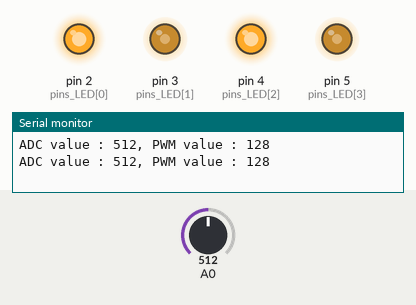
Recording of a sketch running on a simulated Arduino Uno, built with avr-gcc and run on an emulated ATmega328P. On the bench: output pins drawn as LEDs (lit = HIGH), the last lines printed to the serial monitor. The test bench sets the inputs (shaded band); at power-on: A0 = 512.

Above: at 1.8 s.
1.9 s: A0 set to 716
At 2.8 s:
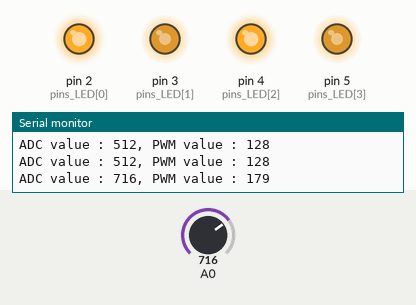
3.5 s: A0 set to 900
At 4.4 s:
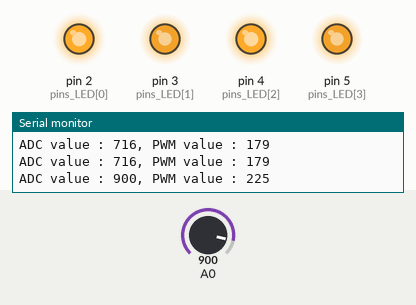
5.5 s: A0 set to 511
At 7.2 s:
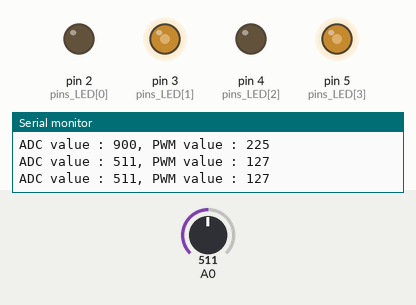
7.5 s: A0 set to 122
At 8.7 s:
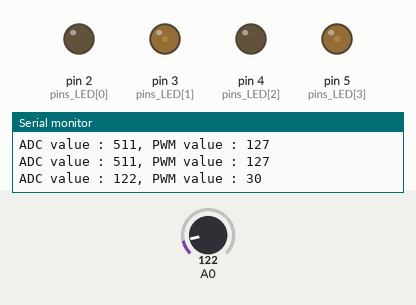
9.5 s: A0 set to 0
At 10.3 s:
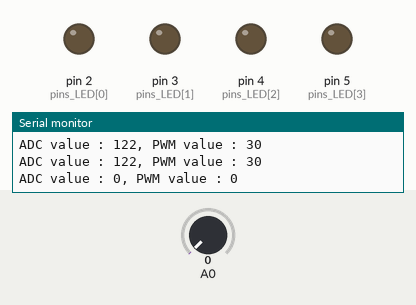
Timing chart, 0 to 12.5 s (numbered marks = the images above; inputs shaded):
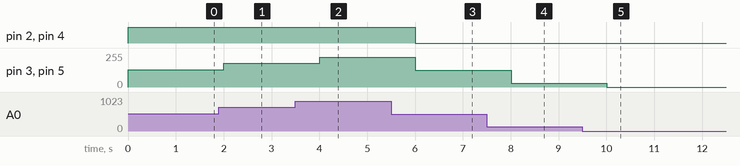

The sketch:

LAB5_2_2_201524404.ino
```cpp
int pins_LED[] = {2, 3, 4, 5};

void setup() {
  Serial.begin(9600);
  for(int i = 0; i < 4; ++i){
    pinMode(pins_LED[i], OUTPUT);
  }
  pinMode(A0, INPUT);
}

void loop() {
  int ADC_value = analogRead(A0);
  int PWM_value = ADC_value >> 2;
  Serial.print(String("ADC value : ") + ADC_value);
  Serial.println(String(", PWM value : ") + PWM_value);
  for(int i = 0; i < 4; ++i){
    analogWrite(pins_LED[i], PWM_value);
  }
  delay(1000);
}
```

Measured:
- after the input at 1.9 s, pin 3 (pins_LED[1]), pin 5 (pins_LED[3]): 128/255 → 179/255 after 0.10 s
- after the input at 3.5 s, pin 3 (pins_LED[1]), pin 5 (pins_LED[3]): 179/255 → 225/255 after 0.50 s
- after the input at 5.5 s, pin 2 (pins_LED[0]), pin 4 (pins_LED[2]): HIGH → LOW after 0.51 s; pin 3 (pins_LED[1]), pin 5 (pins_LED[3]): 225/255 → 127/255 after 0.51 s
- after the input at 7.5 s, pin 3 (pins_LED[1]), pin 5 (pins_LED[3]): 127/255 → 30/255 after 0.51 s
- after the input at 9.5 s, pin 3 (pins_LED[1]), pin 5 (pins_LED[3]): 30/255 → 0/255 after 0.51 s
